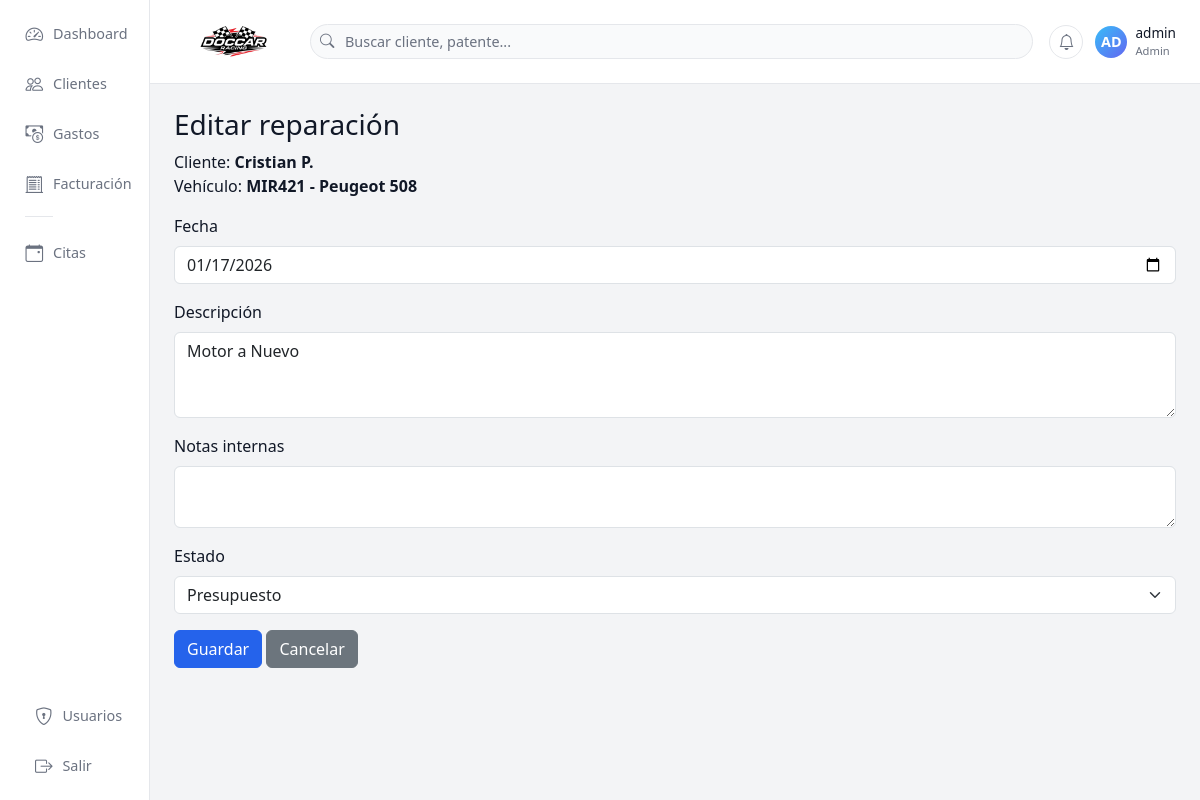
Before: /reparaciones/editar/15 (signed in) with the older database file.
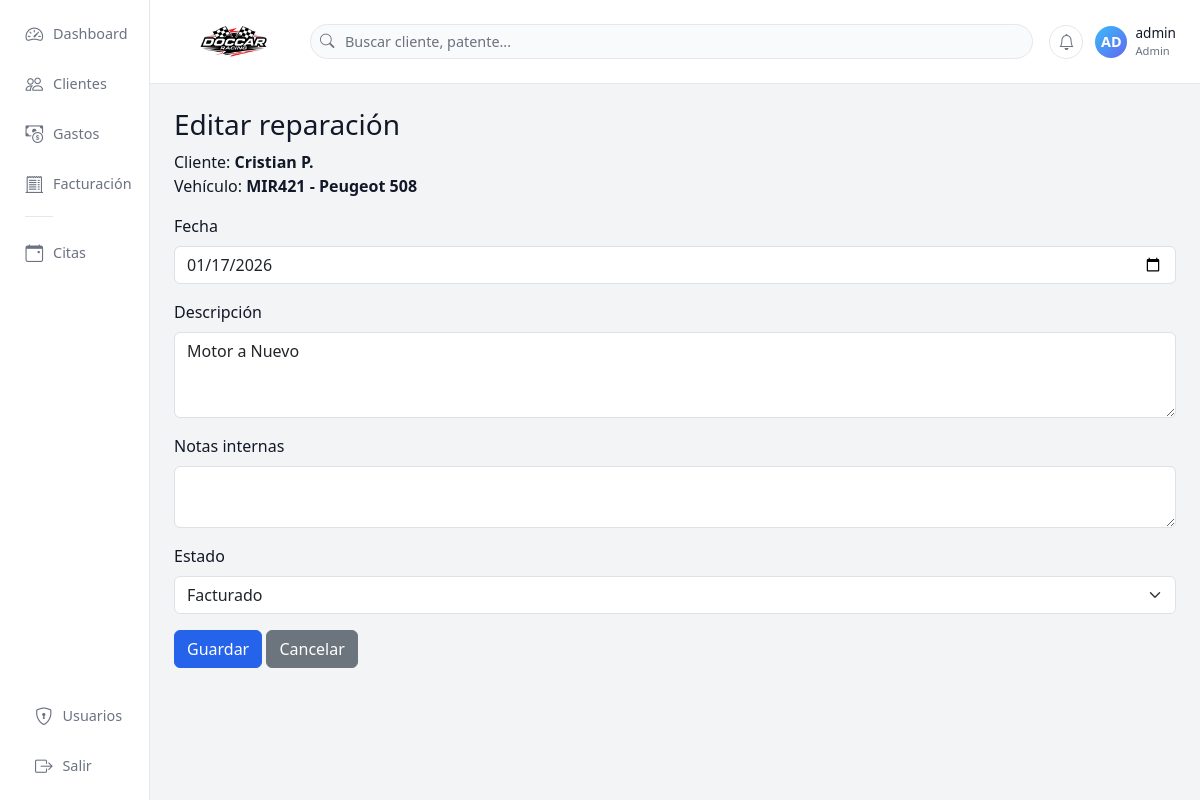
After: the same page with the newer database file.
### tables this page shows
CREATE TABLE reparaciones (
        id INTEGER PRIMARY KEY AUTOINCREMENT,
        vehiculo_id INTEGER,
        fecha TEXT,
        descripcion TEXT,
        notas TEXT, estado TEXT,
        FOREIGN KEY(vehiculo_id) REFERENCES vehiculos(id)
    );

### app.py (the view, shortened to what this page needs)
@app.route("/reparaciones/editar/<int:reparacion_id>", methods=["GET", "POST"])
@login_required
def reparacion_editar(reparacion_id):
    con = get_con()
    cur = con.cursor()
    cur.execute("SELECT * FROM reparaciones WHERE id=?", (reparacion_id,))
    reparacion = cur.fetchone()
    if not reparacion:
        con.close()
        return redirect(url_for("clientes"))
    vehiculo_id = reparacion["vehiculo_id"]
    cur.execute("SELECT * FROM vehiculos WHERE id=?", (vehiculo_id,))
    vehiculo = cur.fetchone()
    cliente_id = vehiculo["cliente_id"]
    cur.execute("SELECT * FROM clientes WHERE id=?", (cliente_id,))
    cliente = cur.fetchone()
    con.close()
    return render_template("reparacion_form.html", cliente=cliente, vehiculo=vehiculo, reparacion=reparacion, estados=ESTADOS)

### app.py (called while the page is built)
def get_con():
    con = sqlite3.connect(DB_NAME)
    con.row_factory = sqlite3.Row
    return con

def login_required(f):
    @wraps(f)
    def wrapper(*args, **kwargs):
        if "user_id" not in session:
            return redirect(url_for("login"))
        return f(*args, **kwargs)
    return wrapper

### templates/reparacion_form.html
{% extends "base.html" %}
{% block contenido %}
<h3>
    {% if reparacion %}
        Editar reparación
    {% else %}
        Nueva reparación
    {% endif %}
</h3>
<p>
    Cliente: <strong>{{ cliente.nombre }} {{ cliente.apellido }}</strong><br>
    Vehículo: <strong>{{ vehiculo.patente }} - {{ vehiculo.marca }} {{ vehiculo.modelo }}</strong>
</p>
{% if reparacion %}
    {% set estado_actual = reparacion.estado %}
{% else %}
    {% set estado_actual = "Presupuesto" %}
{% endif %}
<form method="POST">
    <div class="mb-3">
        <label class="form-label">Fecha</label>
        <input
            type="date"
            class="form-control"
            name="fecha"
            value="{{ reparacion.fecha if reparacion else '' }}"
            required
        >
    </div>
    <div class="mb-3">
        <label class="form-label">Descripción</label>
        <textarea
            class="form-control"
            name="descripcion"
            rows="3"
        >{{ reparacion.descripcion if reparacion else '' }}</textarea>
    </div>
    <div class="mb-3">
        <label class="form-label">Notas internas</label>
        <textarea
            class="form-control"
            name="notas"
            rows="2"
        >{{ reparacion.notas if reparacion else '' }}</textarea>
    </div>
    <div class="mb-3">
        <label class="form-label">Estado</label>
        <select name="estado" class="form-select">
            {% for e in estados %}
                <option value="{{ e }}"
                    {% if estado_actual == e %}selected{% endif %}>
                    {{ e }}
                </option>
            {% endfor %}
        </select>
    </div>
    <button class="btn btn-primary">Guardar</button>
    <a href="{{ url_for('reparaciones_vehiculo', vehiculo_id=vehiculo.id) }}"
       class="btn btn-secondary">
        Cancelar
    </a>
</form>
{% endblock %}

Changed rows visible on the page:
changed reparaciones "Motor a Nuevo": estado (not shown) → "Facturado"
Other visible differences:
form field estado: "Presupuesto" → (not shown)
